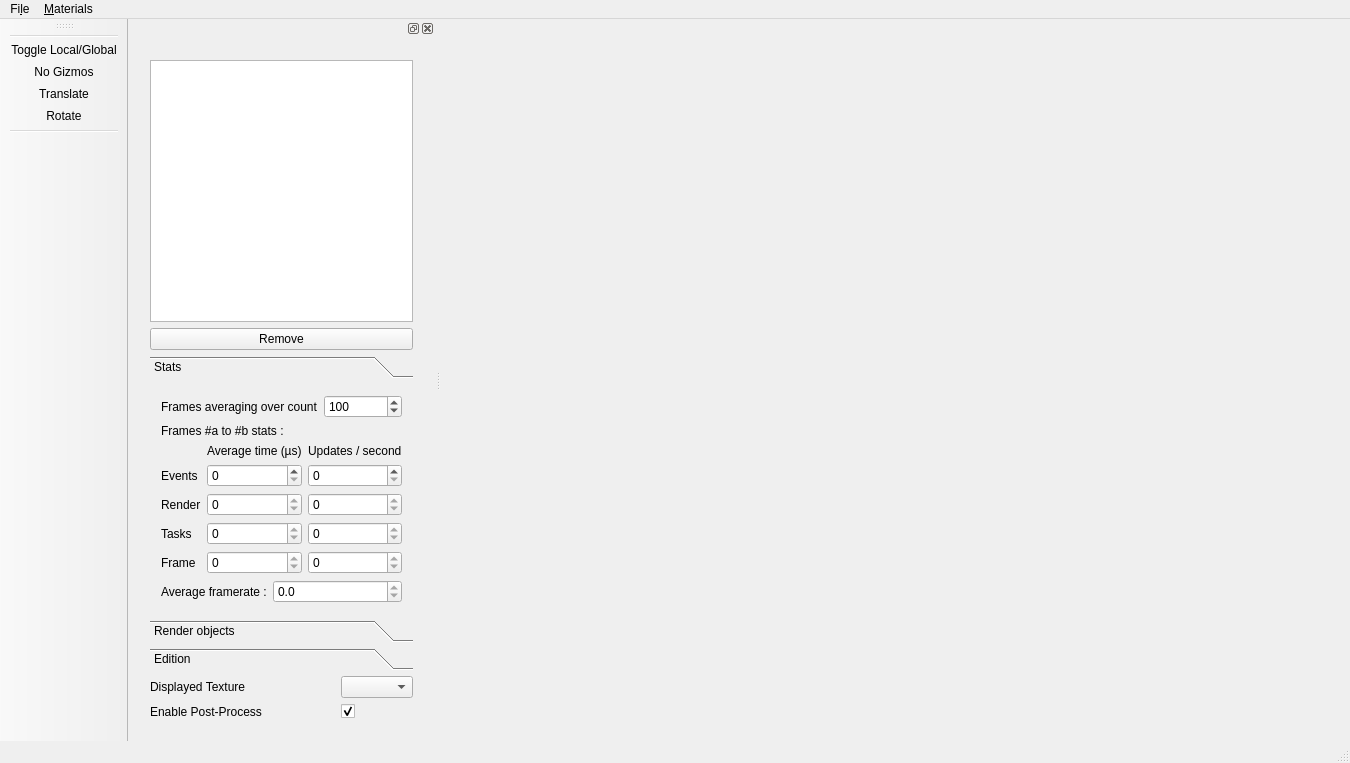
<?xml version="1.0" encoding="UTF-8"?>
<ui version="4.0">
 <class>MainWindow</class>
 <widget class="QMainWindow" name="MainWindow">
  <property name="geometry">
   <rect>
    <x>0</x>
    <y>0</y>
    <width>1350</width>
    <height>763</height>
   </rect>
  </property>
  <property name="sizePolicy">
   <sizepolicy hsizetype="Preferred" vsizetype="Preferred">
    <horstretch>0</horstretch>
    <verstretch>0</verstretch>
   </sizepolicy>
  </property>
  <property name="windowTitle">
   <string>MainWindow</string>
  </property>
  <widget class="QWidget" name="centralWidget">
   <layout class="QGridLayout" name="gridLayout_2">
    <item row="0" column="0">
     <widget class="QRadium::Viewer" name="m_viewer" native="true">
      <property name="minimumSize">
       <size>
        <width>800</width>
        <height>600</height>
       </size>
      </property>
     </widget>
    </item>
   </layout>
  </widget>
  <widget class="QStatusBar" name="_statusBar"/>
  <widget class="QMenuBar" name="menuBar">
   <property name="geometry">
    <rect>
     <x>0</x>
     <y>0</y>
     <width>1350</width>
     <height>23</height>
    </rect>
   </property>
   <widget class="QMenu" name="menuFILE">
    <property name="title">
     <string>Fi&amp;le</string>
    </property>
    <addaction name="actionOpenMesh"/>
    <addaction name="separator"/>
    <addaction name="actionExit"/>
   </widget>
   <widget class="QMenu" name="menuMisc">
    <property name="title">
     <string>&amp;Materials</string>
    </property>
    <addaction name="actionReload_Shaders"/>
    <addaction name="actionOpen_Material_Editor"/>
   </widget>
   <addaction name="menuFILE"/>
   <addaction name="menuMisc"/>
  </widget>
  <widget class="QDockWidget" name="dockWidget">
   <attribute name="dockWidgetArea">
    <number>1</number>
   </attribute>
   <widget class="QWidget" name="dockWidgetContents">
    <layout class="QGridLayout" name="gridLayout">
     <item row="0" column="0">
      <widget class="QWidget" name="widget" native="true">
       <layout class="QVBoxLayout" name="verticalLayout_3">
        <item>
         <layout class="QVBoxLayout" name="verticalLayout_2">
          <item>
           <layout class="QVBoxLayout" name="verticalLayout_4">
            <item>
             <widget class="QTreeView" name="m_entitiesTreeView">
              <property name="editTriggers">
               <set>QAbstractItemView::SelectedClicked</set>
              </property>
              <property name="textElideMode">
               <enum>Qt::ElideRight</enum>
              </property>
             </widget>
            </item>
            <item>
             <layout class="QHBoxLayout" name="horizontalLayout">
              <item>
               <widget class="QPushButton" name="m_removeEntityButton">
                <property name="text">
                 <string>Remove</string>
                </property>
               </widget>
              </item>
             </layout>
            </item>
           </layout>
          </item>
          <item>
           <widget class="QToolBox" name="toolBox">
            <property name="minimumSize">
             <size>
              <width>250</width>
              <height>0</height>
             </size>
            </property>
            <widget class="QWidget" name="tab_stats">
             <property name="geometry">
              <rect>
               <x>0</x>
               <y>0</y>
               <width>354</width>
               <height>264</height>
              </rect>
             </property>
             <attribute name="label">
              <string>Stats</string>
             </attribute>
             <layout class="QVBoxLayout" name="verticalLayout_10">
              <item>
               <layout class="QFormLayout" name="formLayout_6">
                <item row="0" column="0">
                 <widget class="QLabel" name="label_23">
                  <property name="text">
                   <string>Frames averaging over count</string>
                  </property>
                 </widget>
                </item>
                <item row="0" column="1">
                 <widget class="QSpinBox" name="m_avgFramesCount">
                  <property name="minimum">
                   <number>1</number>
                  </property>
                  <property name="maximum">
                   <number>1000</number>
                  </property>
                  <property name="singleStep">
                   <number>10</number>
                  </property>
                  <property name="value">
                   <number>100</number>
                  </property>
                 </widget>
                </item>
               </layout>
              </item>
              <item>
               <widget class="QLabel" name="m_frameA2BLabel">
                <property name="text">
                 <string>Frames #a to #b stats :</string>
                </property>
               </widget>
              </item>
              <item>
               <layout class="QGridLayout" name="gridLayout_6">
                <item row="2" column="0">
                 <widget class="QLabel" name="label_26">
                  <property name="text">
                   <string>Render</string>
                  </property>
                 </widget>
                </item>
                <item row="0" column="0">
                 <widget class="QLabel" name="label_25">
                  <property name="text">
                   <string/>
                  </property>
                 </widget>
                </item>
                <item row="3" column="0">
                 <widget class="QLabel" name="label_27">
                  <property name="text">
                   <string>Tasks</string>
                  </property>
                 </widget>
                </item>
                <item row="0" column="1">
                 <widget class="QLabel" name="label_29">
                  <property name="text">
                   <string>Average time (µs)</string>
                  </property>
                 </widget>
                </item>
                <item row="4" column="0">
                 <widget class="QLabel" name="label_28">
                  <property name="text">
                   <string>Frame</string>
                  </property>
                 </widget>
                </item>
                <item row="0" column="2">
                 <widget class="QLabel" name="label_30">
                  <property name="text">
                   <string>Updates / second</string>
                  </property>
                 </widget>
                </item>
                <item row="2" column="2">
                 <widget class="QSpinBox" name="m_renderUpdates">
                  <property name="readOnly">
                   <bool>true</bool>
                  </property>
                  <property name="maximum">
                   <number>100000000</number>
                  </property>
                 </widget>
                </item>
                <item row="3" column="2">
                 <widget class="QSpinBox" name="m_tasksUpdates">
                  <property name="readOnly">
                   <bool>true</bool>
                  </property>
                  <property name="maximum">
                   <number>100000000</number>
                  </property>
                 </widget>
                </item>
                <item row="4" column="2">
                 <widget class="QSpinBox" name="m_frameUpdates">
                  <property name="readOnly">
                   <bool>true</bool>
                  </property>
                  <property name="maximum">
                   <number>100000000</number>
                  </property>
                 </widget>
                </item>
                <item row="2" column="1">
                 <widget class="QSpinBox" name="m_renderTime">
                  <property name="readOnly">
                   <bool>true</bool>
                  </property>
                  <property name="maximum">
                   <number>100000000</number>
                  </property>
                 </widget>
                </item>
                <item row="3" column="1">
                 <widget class="QSpinBox" name="m_tasksTime">
                  <property name="readOnly">
                   <bool>true</bool>
                  </property>
                  <property name="maximum">
                   <number>100000000</number>
                  </property>
                 </widget>
                </item>
                <item row="4" column="1">
                 <widget class="QSpinBox" name="m_frameTime">
                  <property name="readOnly">
                   <bool>true</bool>
                  </property>
                  <property name="maximum">
                   <number>100000000</number>
                  </property>
                 </widget>
                </item>
                <item row="1" column="0">
                 <widget class="QLabel" name="label_4">
                  <property name="text">
                   <string>Events</string>
                  </property>
                 </widget>
                </item>
                <item row="1" column="1">
                 <widget class="QSpinBox" name="m_eventsTime">
                  <property name="maximum">
                   <number>100000000</number>
                  </property>
                 </widget>
                </item>
                <item row="1" column="2">
                 <widget class="QSpinBox" name="m_eventsUpdates">
                  <property name="maximum">
                   <number>100000000</number>
                  </property>
                 </widget>
                </item>
               </layout>
              </item>
              <item>
               <layout class="QFormLayout" name="formLayout_7">
                <item row="0" column="1">
                 <widget class="QDoubleSpinBox" name="m_avgFramerate">
                  <property name="readOnly">
                   <bool>true</bool>
                  </property>
                  <property name="decimals">
                   <number>1</number>
                  </property>
                  <property name="maximum">
                   <double>1000000.000000000000000</double>
                  </property>
                 </widget>
                </item>
                <item row="0" column="0">
                 <widget class="QLabel" name="label_24">
                  <property name="text">
                   <string>Average framerate :</string>
                  </property>
                 </widget>
                </item>
               </layout>
              </item>
             </layout>
            </widget>
            <widget class="QWidget" name="tab_drawables">
             <property name="geometry">
              <rect>
               <x>0</x>
               <y>0</y>
               <width>334</width>
               <height>286</height>
              </rect>
             </property>
             <attribute name="label">
              <string>Render objects</string>
             </attribute>
             <layout class="QVBoxLayout" name="verticalLayout_5">
              <item>
               <widget class="QLabel" name="m_selectedStuffName">
                <property name="text">
                 <string/>
                </property>
                <property name="alignment">
                 <set>Qt::AlignCenter</set>
                </property>
               </widget>
              </item>
              <item>
               <widget class="QListWidget" name="m_renderObjectsListView"/>
              </item>
              <item>
               <layout class="QHBoxLayout" name="horizontalLayout_2">
                <item>
                 <widget class="QPushButton" name="m_editRenderObjectButton">
                  <property name="text">
                   <string>Edit</string>
                  </property>
                 </widget>
                </item>
                <item>
                 <widget class="QPushButton" name="m_toggleRenderObjectButton">
                  <property name="text">
                   <string>Toggle Visible</string>
                  </property>
                 </widget>
                </item>
                <item>
                 <widget class="QPushButton" name="m_removeRenderObjectButton">
                  <property name="text">
                   <string>Toggle XRay</string>
                  </property>
                 </widget>
                </item>
               </layout>
              </item>
              <item>
               <layout class="QHBoxLayout" name="horizontalLayout_7">
                <item>
                 <widget class="QLabel" name="label">
                  <property name="text">
                   <string>Current shader</string>
                  </property>
                 </widget>
                </item>
                <item>
                 <widget class="QComboBox" name="m_currentShaderBox">
                  <item>
                   <property name="text">
                    <string/>
                   </property>
                  </item>
                  <item>
                   <property name="text">
                    <string>Plain</string>
                   </property>
                  </item>
                  <item>
                   <property name="text">
                    <string>BlinnPhongWireframe</string>
                   </property>
                  </item>
                  <item>
                   <property name="text">
                    <string>BlinnPhong</string>
                   </property>
                  </item>
                  <item>
                   <property name="text">
                    <string>Lines</string>
                   </property>
                  </item>
                 </widget>
                </item>
               </layout>
              </item>
             </layout>
            </widget>
            <widget class="QRadium::TransformEditorWidget" name="tab_edition">
             <property name="geometry">
              <rect>
               <x>0</x>
               <y>0</y>
               <width>258</width>
               <height>201</height>
              </rect>
             </property>
             <attribute name="label">
              <string>Edition</string>
             </attribute>
            </widget>
           </widget>
          </item>
         </layout>
        </item>
        <item>
         <layout class="QGridLayout" name="gridLayout_3" rowstretch="0,0" columnstretch="1,0">
          <item row="0" column="1">
           <widget class="QComboBox" name="m_displayedTextureCombo"/>
          </item>
          <item row="1" column="0">
           <widget class="QLabel" name="label_5">
            <property name="text">
             <string>Enable Post-Process</string>
            </property>
           </widget>
          </item>
          <item row="1" column="1">
           <widget class="QCheckBox" name="m_enablePostProcess">
            <property name="enabled">
             <bool>true</bool>
            </property>
            <property name="text">
             <string/>
            </property>
            <property name="checked">
             <bool>true</bool>
            </property>
            <property name="tristate">
             <bool>false</bool>
            </property>
           </widget>
          </item>
          <item row="0" column="0">
           <widget class="QLabel" name="label_2">
            <property name="text">
             <string>Displayed Texture</string>
            </property>
           </widget>
          </item>
         </layout>
        </item>
       </layout>
      </widget>
     </item>
    </layout>
   </widget>
  </widget>
  <widget class="QToolBar" name="toolBar">
   <property name="windowTitle">
    <string>toolBar</string>
   </property>
   <attribute name="toolBarArea">
    <enum>LeftToolBarArea</enum>
   </attribute>
   <attribute name="toolBarBreak">
    <bool>false</bool>
   </attribute>
   <addaction name="separator"/>
   <addaction name="actionToggle_Local_Global"/>
   <addaction name="actionGizmoOff"/>
   <addaction name="actionGizmoTranslate"/>
   <addaction name="actionGizmoRotate"/>
   <addaction name="separator"/>
  </widget>
  <action name="actionOpenMesh">
   <property name="text">
    <string>&amp;Open...</string>
   </property>
   <property name="toolTip">
    <string>Open...</string>
   </property>
   <property name="shortcut">
    <string>Ctrl+O</string>
   </property>
  </action>
  <action name="actionExit">
   <property name="text">
    <string>&amp;Exit</string>
   </property>
   <property name="shortcut">
    <string>Ctrl+Q</string>
   </property>
  </action>
  <action name="actionReload_Shaders">
   <property name="text">
    <string>&amp;Reload Shaders</string>
   </property>
   <property name="shortcut">
    <string>Ctrl+R</string>
   </property>
  </action>
  <action name="actionGizmoTranslate">
   <property name="checkable">
    <bool>false</bool>
   </property>
   <property name="icon">
    <iconset>
     <normalon>:/Assets/Images/translate.png</normalon>
    </iconset>
   </property>
   <property name="text">
    <string>Translate</string>
   </property>
   <property name="toolTip">
    <string>Translate selected object</string>
   </property>
  </action>
  <action name="actionGizmoRotate">
   <property name="checkable">
    <bool>false</bool>
   </property>
   <property name="icon">
    <iconset>
     <normalon>:/Assets/Images/rotate.png</normalon>
    </iconset>
   </property>
   <property name="text">
    <string>Rotate</string>
   </property>
   <property name="toolTip">
    <string>Rotate selected object</string>
   </property>
  </action>
  <action name="actionToggle_Local_Global">
   <property name="checkable">
    <bool>true</bool>
   </property>
   <property name="icon">
    <iconset>
     <normalon>:/Assets/Images/gizmo.png</normalon>
    </iconset>
   </property>
   <property name="text">
    <string>Toggle Local/Global</string>
   </property>
   <property name="toolTip">
    <string>Changes the transform edition mode</string>
   </property>
  </action>
  <action name="actionGizmoOff">
   <property name="checkable">
    <bool>false</bool>
   </property>
   <property name="checked">
    <bool>false</bool>
   </property>
   <property name="icon">
    <iconset>
     <normalon>:/Assets/Images/select.png</normalon>
    </iconset>
   </property>
   <property name="text">
    <string>No Gizmos</string>
   </property>
   <property name="toolTip">
    <string>Disable transform gizmo.</string>
   </property>
  </action>
  <action name="actionOpen_Material_Editor">
   <property name="text">
    <string>Open &amp;Material Editor</string>
   </property>
   <property name="shortcut">
    <string>Alt+M</string>
   </property>
  </action>
 </widget>
 <layoutdefault spacing="6" margin="11"/>
 <customwidgets>
  <customwidget>
   <class>QRadium::Viewer</class>
   <extends>QWidget</extends>
   <header location="global">QRadium/Gui/Viewer.hpp</header>
   <container>1</container>
  </customwidget>
  <customwidget>
   <class>QRadium::TransformEditorWidget</class>
   <extends>QWidget</extends>
   <header location="global">QRadium/Gui/TransformEditorWidget.hpp</header>
   <container>1</container>
  </customwidget>
 </customwidgets>
 <resources/>
 <connections>
  <connection>
   <sender>actionExit</sender>
   <signal>triggered()</signal>
   <receiver>MainWindow</receiver>
   <slot>close()</slot>
   <hints>
    <hint type="sourcelabel">
     <x>-1</x>
     <y>-1</y>
    </hint>
    <hint type="destinationlabel">
     <x>518</x>
     <y>373</y>
    </hint>
   </hints>
  </connection>
 </connections>
</ui>
